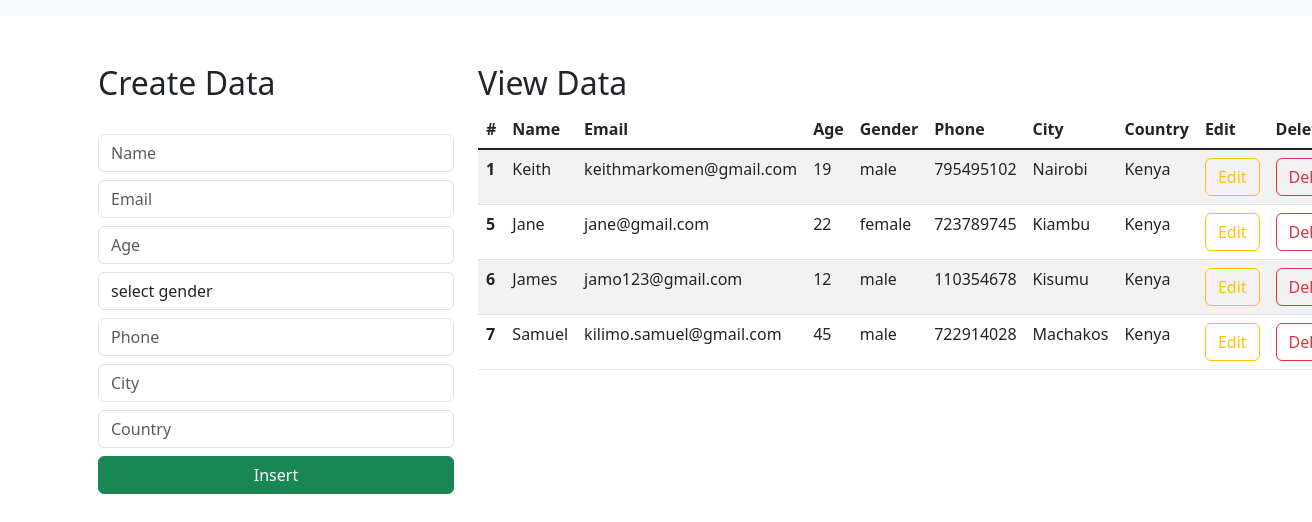
The page / on the database its author committed.
### djangoregistrationKeith/models.py (models this page shows)
class Student(models.Model):
    name = models.CharField(max_length=50, blank=True, null=False)
    email = models.EmailField(max_length=50, blank=True, null=False)
    age = models.IntegerField(max_length=50, blank=True, null=False)
    gender = models.CharField(max_length=50, blank=True, null=False)
    phone = models.IntegerField(max_length=50, blank=True, null=False)
    city = models.CharField(max_length=50, blank=True, null=False)
    country = models.CharField(max_length=50, blank=True, null=False)

### djangoregistrationKeith/views.py (the view)
# urls.py: path('', views.index_page, name='index'),
def index_page(request):
    data = Student.objects.all()
    context = {'data': data}
    return render(request, "index2.html", context)

### templates/index2.html (shortened to what this page needs)
<html lang="en">
    <link href="https://cdn.jsdelivr.net/npm/bootstrap@5.3.0-alpha1/dist/css/bootstrap.min.css" rel="stylesheet">
  <head>
  </head>
  <body>
    <nav class="navbar navbar-expand-lg bg-body-tertiary">
      </nav>
      <div class="container mt-5">
        <div class="row">
            <div class="col-md-4">
                <h2>Create Data</h2>
                <br>
                <form action="/insert" method="post">
                    <div class="form-group">
                        <input type="text" class="form-control" placeholder="Name" name="name" required>
                    </div>
                    <div class="form-group">
                        <input type="email" class="form-control  mt-2" placeholder="Email" name="email" required>
                    </div>
                    <div class="form-group">
                        <input type="number" class="form-control  mt-2" placeholder="Age" name="age" required>
                    </div>
                    <div class="form-group mt-2">
                        <select id="gender" name="gender" class="form-control" required>
                            <option selected>select gender</option>
                        </select>
                    </div>
                    <div class="form-group">
                        <input type="number" class="form-control  mt-2" placeholder="Phone" name="phone" required>
                    </div>
                    <div class="form-group">
                        <input type="text" class="form-control  mt-2" placeholder="City" name="city" required>
                    </div>
                    <div class="form-group">
                        <input type="text" class="form-control  mt-2" placeholder="Country" name="country" required>
                    </div>
                    <div class="d-grid gap-2">
                        <button class="btn btn-success mt-2" type="submit">Insert</button>
                    </div>
                </form>
            </div>
            <div class="col-md-8">
                <h2>View Data</h2>
                <table class="table table-striped table-hover">
                    <thead>
                      <tr>
                        <th scope="col">#</th>
                        <th scope="col">Name</th>
                        <th scope="col">Email</th>
                        <th scope="col">Age</th>
                        <th scope="col">Gender</th>
                        <th scope="col">Phone</th>
                        <th scope="col">City</th>
                        <th scope="col">Country</th>
                        <th scope="col">Edit</th>
                        <th scope="col">Delete</th>
                      </tr>
                    </thead>
                    <tbody class="table-group-divider">
                    {% for d in data %}
                      <tr>
                        <th scope="row">{{d.id}}</th>
                        <td>{{d.name}}</td>
                        <td>{{d.email}}</td>
                        <td>{{d.age}}</td>
                        <td>{{d.gender}}</td>
                        <td>{{d.phone}}</td>
                        <td>{{d.city}}</td>
                        <td>{{d.country}}</td>
                        <td><a href="/update/{{d.id}}" type="button" class="btn btn-outline-warning">Edit</a></td>
                        <td><a href="/delete/{{d.id}}" type="button" class="btn btn-outline-danger">Delete</a></td>
                      </tr>
                    {% endfor %}
                    </tbody>
                  </table>
            </div>
        </div>
      </div>
  </body>
</html>

### rows shown on the page
Student: id "1", name "Keith", email "keithmarkomen@gmail.com", age "19", gender "male", phone "795495102", city "Nairobi", country "Kenya"
Student: id "5", name "Jane", email "jane@gmail.com", age "22", gender "female", phone "723789745", city "Kiambu", country "Kenya"
Student: id "6", name "James", email "jamo123@gmail.com", age "12", gender "male", phone "110354678", city "Kisumu", country "Kenya"
Student: id "7", name "Samuel", email "kilimo.samuel@gmail.com", age "45", gender "male", phone "722914028", city "Machakos", country "Kenya"
